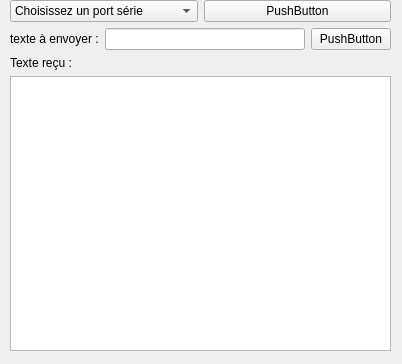
<?xml version="1.0" encoding="UTF-8"?>
<ui version="4.0">
 <class>Widget</class>
 <widget class="QWidget" name="Widget">
  <property name="geometry">
   <rect>
    <x>0</x>
    <y>0</y>
    <width>402</width>
    <height>364</height>
   </rect>
  </property>
  <property name="windowTitle">
   <string>Widget</string>
  </property>
  <widget class="QWidget" name="">
   <property name="geometry">
    <rect>
     <x>10</x>
     <y>0</y>
     <width>381</width>
     <height>351</height>
    </rect>
   </property>
   <layout class="QVBoxLayout" name="verticalLayout_2">
    <item>
     <layout class="QHBoxLayout" name="horizontalLayout">
      <item>
       <widget class="QComboBox" name="comboBox">
        <item>
         <property name="text">
          <string>Choisissez un port série</string>
         </property>
        </item>
       </widget>
      </item>
      <item>
       <widget class="QPushButton" name="pushButton">
        <property name="text">
         <string>PushButton</string>
        </property>
       </widget>
      </item>
     </layout>
    </item>
    <item>
     <layout class="QHBoxLayout" name="horizontalLayout_2">
      <item>
       <widget class="QLabel" name="label">
        <property name="text">
         <string>texte à envoyer :</string>
        </property>
       </widget>
      </item>
      <item>
       <widget class="QLineEdit" name="lineEdit"/>
      </item>
      <item>
       <widget class="QPushButton" name="pushButton_2">
        <property name="text">
         <string>PushButton</string>
        </property>
       </widget>
      </item>
     </layout>
    </item>
    <item>
     <layout class="QVBoxLayout" name="verticalLayout">
      <item>
       <widget class="QLabel" name="label_2">
        <property name="text">
         <string>Texte reçu :</string>
        </property>
       </widget>
      </item>
      <item>
       <widget class="QTextEdit" name="textEdit"/>
      </item>
     </layout>
    </item>
   </layout>
  </widget>
 </widget>
 <resources/>
 <connections/>
</ui>
